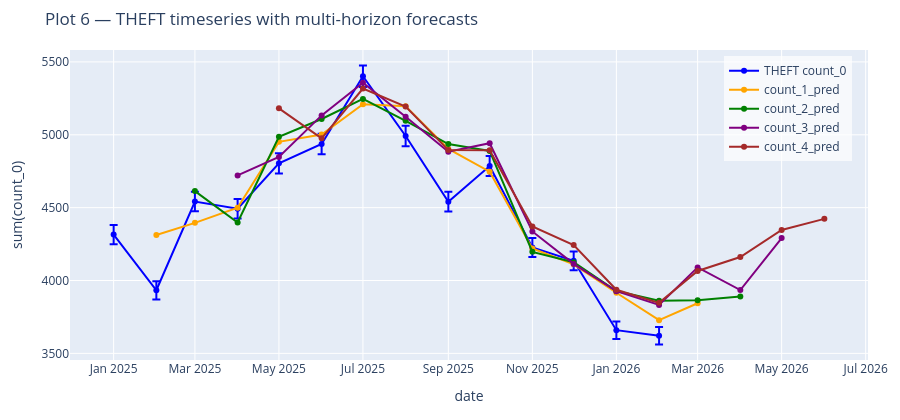

The notebook cell this image was saved under:
### Markdown cell above
## Dashboard — Plots 6..8 (THEFT / BURGLARY / ARSON timeseries with 4 horizons)

### Code cell
def per_type_timeseries(primary_type, plot_idx):
    sub = df_validate[df_validate["primary_type"] == primary_type].copy()
    g = sub.groupby("date", as_index=False).agg(
        count_0=("count_0", "sum"),
        count_1_pred=("count_1_pred", "sum"),
        count_2_pred=("count_2_pred", "sum"),
        count_3_pred=("count_3_pred", "sum"),
        count_4_pred=("count_4_pred", "sum"),
    ).sort_values("date")

    fig = go.Figure()
    fig.add_trace(go.Scatter(
        x=g["date"], y=g["count_0"], mode="lines+markers",
        name=f"{primary_type} count_0",
        line=dict(color="blue"), marker=dict(color="blue"),
        error_y=dict(type="data", array=np.sqrt(g["count_0"]), visible=True, color="blue"),
    ))
    pred_colors = {"count_1_pred": "orange", "count_2_pred": "green",
                   "count_3_pred": "purple", "count_4_pred": "brown"}
    for k in (1, 2, 3, 4):
        col = f"count_{k}_pred"
        fig.add_trace(go.Scatter(
            x=g["date"] + pd.DateOffset(months=k), y=g[col],
            mode="lines+markers", name=col,
            line=dict(color=pred_colors[col]), marker=dict(color=pred_colors[col]),
        ))
    fig.update_layout(
        title=f"Plot {plot_idx} — {primary_type} timeseries with multi-horizon forecasts",
        xaxis_title="date", yaxis_title="sum(count_0)",
        height=420, margin=dict(l=70, r=20, t=50, b=60),
        legend=dict(x=0.98, y=0.98, xanchor="right", yanchor="top",
                    bgcolor="rgba(255,255,255,0.7)"),
    )
    return fig

fig6 = per_type_timeseries("THEFT",    6)
fig7 = per_type_timeseries("BURGLARY", 7)
fig8 = per_type_timeseries("ARSON",    8)
for f in (fig6, fig7, fig8):
    f.show()

### Figure 1 — Plotly figure (JSON) as saved in the notebook; plotly's stock layout.template omitted (floating-point values rounded to 4 significant figures)
{"data": [{"error_y": {"array": [65.69, 62.71, 67.39, 67.03, 69.31, 70.26, 73.5, 70.65, 67.39, 69.18, 65.02, 64.3, 60.49, 60.17], "color": "blue", "type": "data", "visible": true}, "line": {"color": "blue"}, "marker": {"color": "blue"}, "mode": "lines+markers", "name": "THEFT count_0", "type": "scatter", "x": ["2025-01-01T00:00:00.000000000", "2025-02-01T00:00:00.000000000", "2025-03-01T00:00:00.000000000", "2025-04-01T00:00:00.000000000", "2025-05-01T00:00:00.000000000", "2025-06-01T00:00:00.000000000", "2025-07-01T00:00:00.000000000", "2025-08-01T00:00:00.000000000", "2025-09-01T00:00:00.000000000", "2025-10-01T00:00:00.000000000", "2025-11-01T00:00:00.000000000", "2025-12-01T00:00:00.000000000", "2026-01-01T00:00:00.000000000", "2026-02-01T00:00:00.000000000"], "y": [4315, 3933, 4542, 4493, 4804, 4937, 5402, 4992, 4541, 4786, 4227, 4135, 3659, 3621]}, {"line": {"color": "orange"}, "marker": {"color": "orange"}, "mode": "lines+markers", "name": "count_1_pred", "type": "scatter", "x": ["2025-02-01T00:00:00.000000000", "2025-03-01T00:00:00.000000000", "2025-04-01T00:00:00.000000000", "2025-05-01T00:00:00.000000000", "2025-06-01T00:00:00.000000000", "2025-07-01T00:00:00.000000000", "2025-08-01T00:00:00.000000000", "2025-09-01T00:00:00.000000000", "2025-10-01T00:00:00.000000000", "2025-11-01T00:00:00.000000000", "2025-12-01T00:00:00.000000000", "2026-01-01T00:00:00.000000000", "2026-02-01T00:00:00.000000000", "2026-03-01T00:00:00.000000000"], "y": [4313.0, 4396.0, 4499.0, 4952.0, 5002.0, 5209.0, 5196.0, 4903.0, 4747.0, 4220.0, 4111.0, 3916.0, 3728.0, 3844.0]}, {"line": {"color": "green"}, "marker": {"color": "green"}, "mode": "lines+markers", "name": "count_2_pred", "type": "scatter", "x": ["2025-03-01T00:00:00.000000000", "2025-04-01T00:00:00.000000000", "2025-05-01T00:00:00.000000000", "2025-06-01T00:00:00.000000000", "2025-07-01T00:00:00.000000000", "2025-08-01T00:00:00.000000000", "2025-09-01T00:00:00.000000000", "2025-10-01T00:00:00.000000000", "2025-11-01T00:00:00.000000000", "2025-12-01T00:00:00.000000000", "2026-01-01T00:00:00.000000000", "2026-02-01T00:00:00.000000000", "2026-03-01T00:00:00.000000000", "2026-04-01T00:00:00.000000000"], "y": [4614.0, 4398.0, 4986.0, 5108.0, 5246.0, 5096.0, 4937.0, 4889.0, 4197.0, 4125.0, 3928.0, 3861.0, 3864.0, 3889.0]}, {"line": {"color": "purple"}, "marker": {"color": "purple"}, "mode": "lines+markers", "name": "count_3_pred", "type": "scatter", "x": ["2025-04-01T00:00:00.000000000", "2025-05-01T00:00:00.000000000", "2025-06-01T00:00:00.000000000", "2025-07-01T00:00:00.000000000", "2025-08-01T00:00:00.000000000", "2025-09-01T00:00:00.000000000", "2025-10-01T00:00:00.000000000", "2025-11-01T00:00:00.000000000", "2025-12-01T00:00:00.000000000", "2026-01-01T00:00:00.000000000", "2026-02-01T00:00:00.000000000", "2026-03-01T00:00:00.000000000", "2026-04-01T00:00:00.000000000", "2026-05-01T00:00:00.000000000"], "y": [4721.0, 4848.0, 5133.0, 5357.0, 5124.0, 4884.0, 4942.0, 4336.0, 4114.0, 3927.0, 3832.0, 4090.0, 3934.0, 4291.0]}, {"line": {"color": "brown"}, "marker": {"color": "brown"}, "mode": "lines+markers", "name": "count_4_pred", "type": "scatter", "x": ["2025-05-01T00:00:00.000000000", "2025-06-01T00:00:00.000000000", "2025-07-01T00:00:00.000000000", "2025-08-01T00:00:00.000000000", "2025-09-01T00:00:00.000000000", "2025-10-01T00:00:00.000000000", "2025-11-01T00:00:00.000000000", "2025-12-01T00:00:00.000000000", "2026-01-01T00:00:00.000000000", "2026-02-01T00:00:00.000000000", "2026-03-01T00:00:00.000000000", "2026-04-01T00:00:00.000000000", "2026-05-01T00:00:00.000000000", "2026-06-01T00:00:00.000000000"], "y": [5182.0, 4976.0, 5318.0, 5194.0, 4895.0, 4893.0, 4371.0, 4243.0, 3936.0, 3847.0, 4066.0, 4161.0, 4347.0, 4423.0]}], "layout": {"height": 420, "legend": {"bgcolor": "rgba(255,255,255,0.7)", "x": 0.98, "xanchor": "right", "y": 0.98, "yanchor": "top"}, "margin": {"b": 60, "l": 70, "r": 20, "t": 50}, "title": {"text": "Plot 6 — THEFT timeseries with multi-horizon forecasts"}, "xaxis": {"title": {"text": "date"}}, "yaxis": {"title": {"text": "sum(count_0)"}}}}
